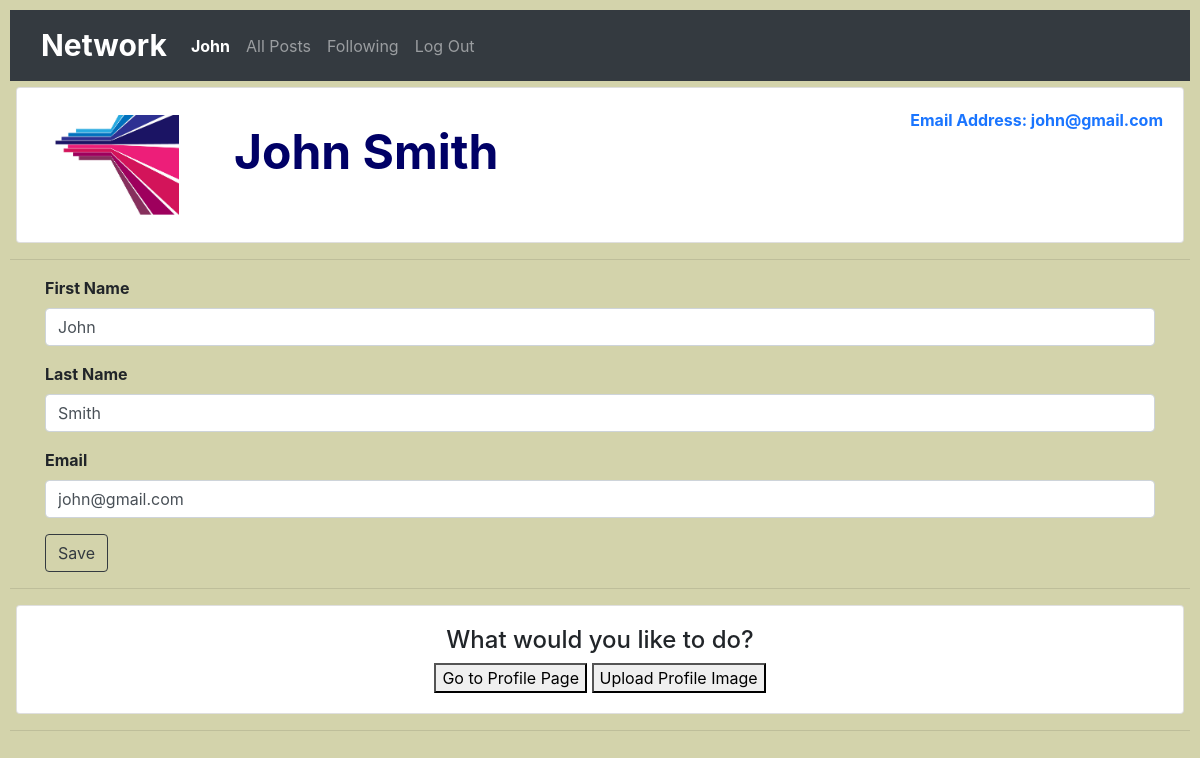
Screenshot of /account/john (signed in) with the database file from the repository.
### network/models.py (models this page shows, shortened)
class User(AbstractUser):
    pass

class Picture(models.Model):
    user = models.ForeignKey(User, on_delete=models.CASCADE, related_name='imageprofile')
    image = models.ImageField(upload_to='images', null=True)

### network/views.py (the view, shortened to what this page needs)
# urls.py: path("account/<str:username>", views.account_view, name="account_view")
def account_view(request, username):
    user = request.user
    user_picture = User.objects.get(username=user)
    pictures = Picture.objects.filter(user=user_picture)
    pictures_count = pictures.count()
    if pictures_count == 0:
        picture = Picture.objects.get(id=12)
    else:
        sum = 0
        for picture in pictures:
            sum+=1
            if sum == 1:
                continue
    if request.method == 'GET':
        profile = User.objects.get(username=username)
        if request.user.is_anonymous:
            return redirect("login")
        if profile.username == user.username:
            return render(request, "network/account.html", {
			"form": PictureForm(),
            "picture": picture,
			"profile": profile,
			})
        else:
            return redirect("index")

### network/views.py
class PictureForm(forms.ModelForm):
    class Meta:
        model = Picture
        fields = ('image',)

### network/templates/network/account.html (shortened to what this page needs)
{% extends "network/layout.html" %}
{% block body %}
{% include "network/profile_picture.html" %}
<hr />
<div class="container Account">
    <form action="{% url 'account_view' username=request.user %}" method="POST" >
        <div class="form-group">
            <label class="label-account"><strong>First Name</strong></label>
            <input class="form-control" type="text" name="first_name" placeholder="First Name" value="{{user.first_name|title}}">
        </div>
        <div class="form-group">
            <label class="label-account"><strong>Last Name</strong></label>
            <input class="form-control" type="text" name="last_name" placeholder="Last Name" value="{{user.last_name|title}}">
        </div>
        <div class="form-group">
            <label class="label-account"><strong>Email</strong></label>
            <input class="form-control" type="email" name="email" placeholder="Email" value="{{user.email}}">
        </div>
        <input class="btn btn-outline-dark login-buttom save" type="submit" value="Save">
    </form>
</div>
<hr />
<div class="card">
    <div class="card-body">
	    <center>
		    <h4> What would you like to do?</h4>
	        <button onclick="window.location.href='{% url 'profile' username=request.user %}'"> Go to Profile Page</button>
            <button onclick="window.location.href='{% url 'add_image' %}'">Upload Profile Image</button>
        </center>
	</div>
</div>
<hr />
{% endblock %}

### network/templates/network/layout.html (shortened to what this page needs)
{% load static %}
<!DOCTYPE html>
<html lang="en">
<head>
    <link rel="stylesheet" href="https://stackpath.bootstrapcdn.com/bootstrap/4.5.0/css/bootstrap.min.css"
>
    <link href="https://use.fontawesome.com/releases/v5.13.0/css/all.css" rel="stylesheet">
    <link href="{% static 'network/styles.css' %}" rel="stylesheet">
</head>
<body>
    <nav class="navbar navbar-expand-lg navbar-dark bg-dark">
        <div class="container-fluid">
            <a class="navbar-brand" href="{% url 'index' %}"><b style="font-size:30px;">Network</b></a>
            <div class="collapse navbar-collapse" id="navbarNavDropdown">
	            {% with request.resolver_match.url_name as url_name %}
                    <ul class="navbar-nav">
	                    {% if user.is_authenticated %}
                            <li class="nav-item {% if url_name == 'profile' %}active{% endif %}" >
                                <a class="nav-link active" aria-current="page" href="{% url 'profile' user.username %}"><strong>{{ user.username|capfirst }}</strong></a>
                            </li>
		                {% endif %}
		                <li class="nav-item {% if url_name == 'index' %}active{% endif %}">
                            <a class="nav-link" href="{% url 'index' %}">All Posts</a>
                        </li>
		                {% if user.is_authenticated %}
                            <li class="nav-item {% if url_name == 'following' %}active{% endif %}">
                                <a class="nav-link" href="{% url 'following' %}">Following</a>
                            </li>
			                <li class="nav-item {% if url_name == 'logout' %}active{% endif %}">
                                <a class="nav-link" href="{% url 'logout' %}">Log Out</a>
                            </li>
                        {% endif %}
                    </ul>
	            {% endwith %}
            </div>
        </div>
    </nav>
    <div class="body">
        {% block body %}
        {% endblock %}
    </div>
</body>
</html>

### network/templates/network/profile_picture.html (shortened to what this page needs)
{% if user.is_authenticated %}
    {% if request.user.first_name == "" %}
    <div class="card">
        <div class="card-body">
            <img class="img-fluid" src="{{picture.image.url}}" alt="Profile Picture" style="max-height:100px">
		    <strong id="no_profilename">You have not updated your name or profile image</strong>
		    <object align="right" class="profile_info">
		        <span class="btn-total-follow"><strong>Email Address: {{user.email}}</strong> </span>
		    </object>
        </div>
    </div>
    {% else %}
	<div class="card">
        <div class="card-body">
            <a href="{% url 'profile' user.username %}" class="card-link btn btn-outline-network">
                <img class="img-fluid" src="{{picture.image.url}}" alt="Profile Picture" style="max-height:100px">
		        <strong id="profile_name">{{user.first_name|capfirst}} {{user.last_name|capfirst}}</strong>
			</a>
		    <object align="right" class="profile_info">
		        <span class="btn-total-follow"><strong>Email Address: {{user.email}}</strong> </span>
		    </object>
        </div>
    </div>
    {% endif%}
{% endif%}

### network/static/network/styles.css (style rules this page uses)
body { padding: 10px; background-color: #d3d3ab; }
.all_posts, #profile_name { font-size:48px; }
.all_posts, .profile_info, .title, .update_info { color:#1a75ff; }
#profile_name, #no_profilename { color:#000066; padding:50px; }
@media only screen and (min-width: 600px) { .card { width:auto; margin:6px; } }

### rows the page displays
User: username "John", first_name "John", last_name "Smith", email "john@gmail.com"
Picture: image (placeholder picture)
